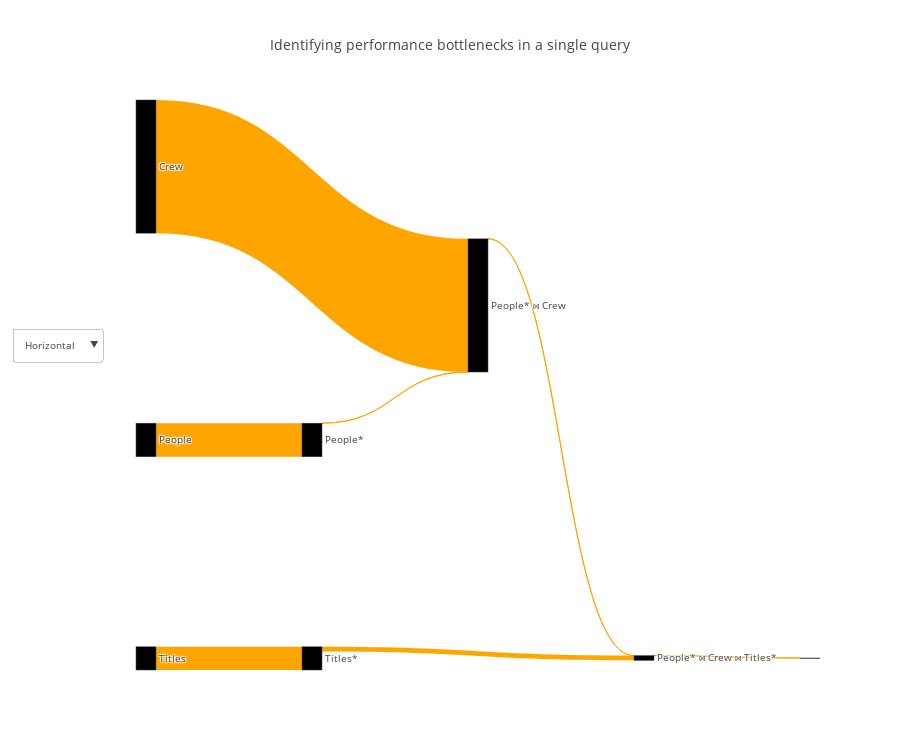

Notebook cell for this chart:
### Code cell
flow_df = query_renderer.get_flow_df(query, con_str=con_str)
query_renderer.vizualize(flow_df, title="Identifying performance bottlenecks in a single query", metrics=["actual_rows"], open_=False)

### Figure 1 — Plotly figure (JSON) as saved in the notebook; plotly's stock layout.template omitted (floating-point values rounded to 4 significant figures)
{"data": [{"link": {"color": ["#ffa500", "#ffa500", "#ffa500", "#ffa500", "#ffa500", "#ffa500", "#ffa500"], "label": ["", "Filter condition: (people.name = ANY ('{\"Owen Wilson\",\"Adam Sandler\",\"Jason Segel\"}'::text[]))", "", "Hash Cond ('Inner', '(crew.person_id = people.person_id)')", "", "Filter condition: (titles.genres ~~ '%Comedy%'::text)", "Hash Cond ('Inner', '(titles.title_id = crew.title_id)')"], "source": [0, 1, 2, 3, 4, 5, 6], "target": [1, 3, 3, 6, 5, 6, 7], "value": [3446261, 3, 13651901, 565, 2379234, 489076, 186]}, "node": {"color": ["black", "black", "black", "black", "black", "black", "black"], "label": ["People", "People*", "Crew", "People* ⋈ Crew", "Titles", "Titles*", "People* ⋈ Crew ⋈ Titles*"], "pad": 200}, "orientation": "h", "type": "sankey", "valueformat": ",", "valuesuffix": [" Rows", " Rows", " Rows", " Rows", " Rows", " Rows", " Rows"]}], "layout": {"font": {"size": 10}, "height": 750, "title": "Identifying performance bottlenecks in a single query", "updatemenus": [{"buttons": [{"args": ["orientation", "h"], "label": "Horizontal", "method": "restyle"}, {"args": ["orientation", "v"], "label": "Vertical", "method": "restyle"}], "y": 0.6}]}}
